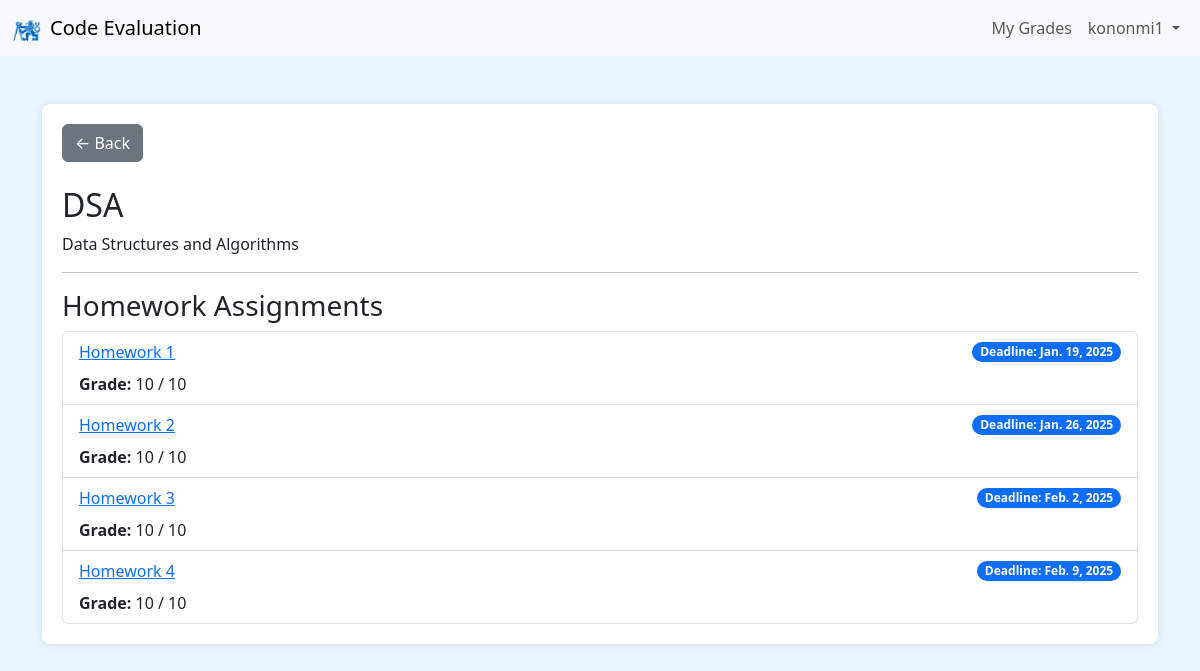
The app's page /DSA/ (signed in) with its own data.
### upload/models.py (models this page shows, shortened)
class Subject(models.Model):
    name = models.CharField(max_length=100)
    description = models.TextField()

class Assignment(models.Model):
    subject = models.ForeignKey(Subject, on_delete=models.CASCADE, related_name='assignments')
    name = models.CharField(max_length=100)
    description = models.TextField()
    deadline = models.DateField()
    number = models.PositiveIntegerField()
    max_points = models.PositiveIntegerField(default=10, help_text="Maximum points for this assignment.")
    max_uploads = models.PositiveIntegerField(default=20, help_text="Maximum number of downloads for a student.")

### upload/views.py (the view)
# urls.py: path('<str:subject_name>/', views.subject_detail, name='subject_detail'),
@login_required
def subject_detail(request, subject_name):
    subject = get_object_or_404(Subject, name=subject_name)
    assignments = subject.assignments.all()
    user = request.user
    user_documents = Document.objects.filter(user=user, assignment__subject=subject)
    grades = {doc.assignment.name: doc.grade for doc in user_documents}
    return render(request, 'upload/subject_detail.html', {
        'subject': subject,
        'assignments': assignments,
        'grades': grades,
    })

### upload/context_processors.py (called while the page is built)
def is_teacher_context(request):
    if request.user.is_authenticated:
        is_teacher_flag = request.user.is_superuser or request.user.groups.filter(name="Teachers").exists()
    else:
        is_teacher_flag = False
    return {
        'is_teacher_flag': is_teacher_flag
    }

### upload/templatetags/dict_extras.py (called while the page is built)
@register.filter
def get_item(dictionary, key):
    return dictionary.get(key, None)

### upload/templates/upload/subject_detail.html
{% extends 'upload/base.html' %}
{% load crispy_forms_tags %}
{% load dict_extras %}
{% block content %}
<div class="content-container">
    <a href="{% url 'upload:subject_list' %}" class="btn btn-secondary mb-4">
        &larr; Back
    </a>
    <h2>{{ subject.name }}</h2>
    <p>{{ subject.description }}</p>
    <hr>
    <h3>Homework Assignments</h3>
    <div class="list-group">
        {% for assignment in assignments %}
            <div class="list-group-item">
                <div class="d-flex justify-content-between align-items-center">
                    <a href="{% url 'upload:assignment_detail' subject_name=subject.name assignment_id=assignment.id %}">{{ assignment.name }}</a>
                    <span class="badge bg-primary rounded-pill">
                        Deadline: {{ assignment.deadline }}
                    </span>
                </div>
                <div class="mt-2">
                    <strong>Grade:</strong>
                    {% with grade=grades|get_item:assignment.name %}
                        {% if grade %}
                            {{ grade }} / 10
                        {% else %}
                            Not Submitted
                        {% endif %}
                    {% endwith %}
                </div>
            </div>
        {% empty %}
            <p>No assignments available for this subject.</p>
        {% endfor %}
    </div>
</div>
{% endblock %}

### upload/templates/upload/base.html (shortened to what this page needs)
{% load crispy_forms_tags static %}
<!DOCTYPE html>
<html lang="en">
<head>
    <link href="https://cdn.jsdelivr.net/npm/bootstrap@5.3.0/dist/css/bootstrap.min.css" rel="stylesheet">
</head>
<body>
    <nav class="navbar navbar-expand-lg navbar-light bg-light">
        <div class="container-fluid">
            <a class="navbar-brand d-flex align-items-center" href="{% url 'upload:subject_list' %}">
                <img src="{% static 'CVUT_znak.png' %}" alt="Logo" width="30" height="30" class="d-inline-block align-text-top me-2">
                Code Evaluation
            </a>
            <div class="collapse navbar-collapse" id="navbarNav">
                <ul class="navbar-nav ms-auto">
                    {% if user.is_authenticated %}
                        <li class="nav-item">
                            <a class="nav-link" href="{% url 'upload:grades_overview' %}">My Grades</a>
                        </li>
                        <li class="nav-item dropdown">
                            <a class="nav-link dropdown-toggle" href="#" id="userDropdown" role="button" data-bs-toggle="dropdown" aria-expanded="false">
                                {{ user.username }}
                            </a>
                        </li>
                    {% endif %}
                </ul>
            </div>
        </div>
    </nav>
    <div class="container mt-5">
        {% block content %}
        {% endblock %}
    </div>
</body>
</html>

### upload/templates/upload/base.html (style rules this page uses)
body { background-color: #e9f5ff; }
.content-container { background-color: white; padding: 20px; border-radius: 8px; box-shadow: 0 0 10px rgba(0, 0, 0, 0.1); }

### records on screen
Subject: name "DSA", description "Data Structures and Algorithms"
Assignment: name "Homework 1", deadline "Jan. 19, 2025", max_points "10"
Assignment: name "Homework 2", deadline "Jan. 26, 2025", max_points "10"
Assignment: name "Homework 3", deadline "Feb. 2, 2025", max_points "10"
Assignment: name "Homework 4", deadline "Feb. 9, 2025", max_points "10"

### other values on screen
{{ user.username }} "kononmi1"
